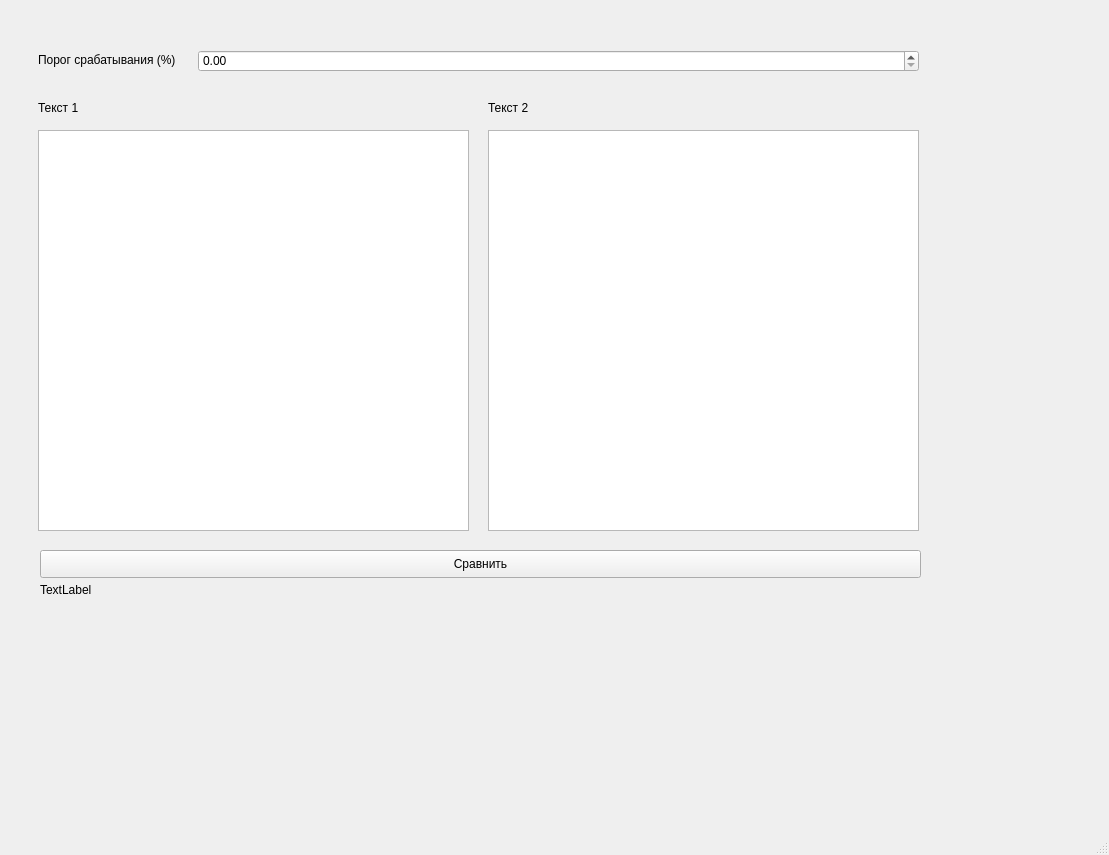
<?xml version="1.0" encoding="UTF-8"?>
<ui version="4.0">
 <class>MainWindow</class>
 <widget class="QMainWindow" name="MainWindow">
  <property name="geometry">
   <rect>
    <x>0</x>
    <y>0</y>
    <width>1109</width>
    <height>855</height>
   </rect>
  </property>
  <property name="windowTitle">
   <string>MainWindow</string>
  </property>
  <widget class="QWidget" name="centralwidget">
   <widget class="QTextEdit" name="text_1">
    <property name="geometry">
     <rect>
      <x>38</x>
      <y>130</y>
      <width>431</width>
      <height>401</height>
     </rect>
    </property>
   </widget>
   <widget class="QTextEdit" name="text_2">
    <property name="geometry">
     <rect>
      <x>488</x>
      <y>130</y>
      <width>431</width>
      <height>401</height>
     </rect>
    </property>
   </widget>
   <widget class="QLabel" name="about_text1">
    <property name="geometry">
     <rect>
      <x>38</x>
      <y>100</y>
      <width>55</width>
      <height>16</height>
     </rect>
    </property>
    <property name="text">
     <string>Текст 1</string>
    </property>
   </widget>
   <widget class="QLabel" name="about_text2">
    <property name="geometry">
     <rect>
      <x>488</x>
      <y>100</y>
      <width>55</width>
      <height>16</height>
     </rect>
    </property>
    <property name="text">
     <string>Текст 2</string>
    </property>
   </widget>
   <widget class="QLabel" name="checkproc">
    <property name="geometry">
     <rect>
      <x>38</x>
      <y>50</y>
      <width>161</width>
      <height>20</height>
     </rect>
    </property>
    <property name="text">
     <string>Порог срабатывания (%)</string>
    </property>
   </widget>
   <widget class="QDoubleSpinBox" name="spincount">
    <property name="geometry">
     <rect>
      <x>198</x>
      <y>50</y>
      <width>721</width>
      <height>22</height>
     </rect>
    </property>
   </widget>
   <widget class="QPushButton" name="res_button">
    <property name="geometry">
     <rect>
      <x>40</x>
      <y>550</y>
      <width>881</width>
      <height>28</height>
     </rect>
    </property>
    <property name="text">
     <string>Сравнить</string>
    </property>
   </widget>
   <widget class="QLabel" name="resultat">
    <property name="geometry">
     <rect>
      <x>40</x>
      <y>580</y>
      <width>881</width>
      <height>20</height>
     </rect>
    </property>
    <property name="text">
     <string>TextLabel</string>
    </property>
   </widget>
  </widget>
  <widget class="QStatusBar" name="statusbar"/>
 </widget>
 <resources/>
 <connections/>
</ui>
